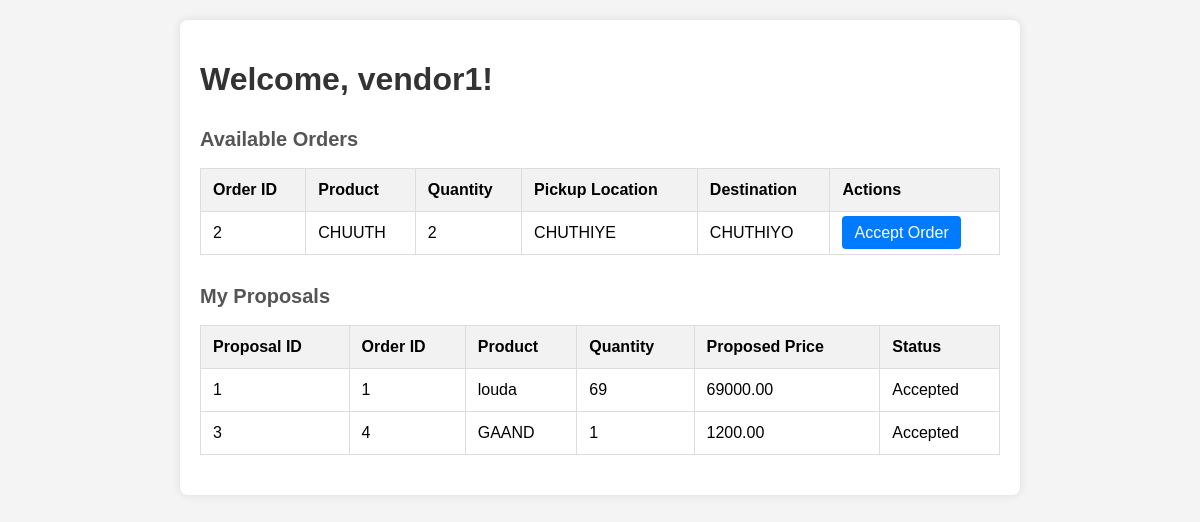
Before: /transporters/dashboard/ (signed in) with the older database file.
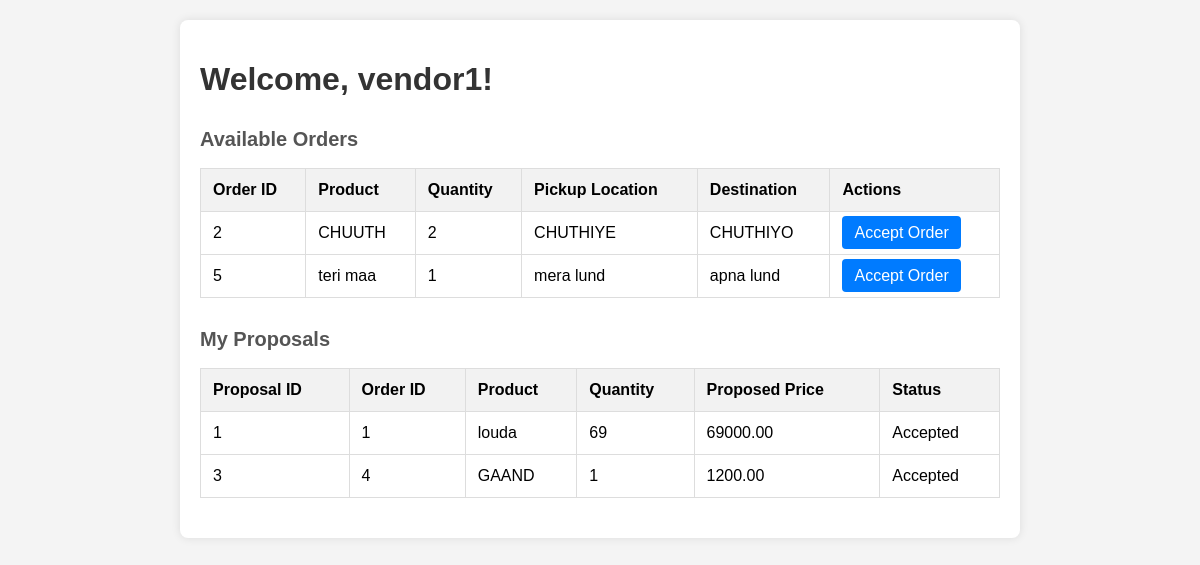
After: the same page with the newer database file.
### vendors/models.py (models this page shows, shortened)
class TransportOrder(models.Model):
    vendor = models.ForeignKey(User, on_delete=models.CASCADE, related_name='orders')
    product = models.CharField(max_length=255)
    quantity = models.PositiveIntegerField()
    pickup_location = models.CharField(max_length=255)
    destination = models.CharField(max_length=255)
    transporter = models.ForeignKey(User, on_delete=models.SET_NULL, null=True, related_name='accepted_orders', blank=True)
    quoted_price = models.DecimalField(max_digits=10, decimal_places=2, null=True, blank=True)
    status = models.CharField(max_length=50, choices=[('PENDING', 'Pending'), ('ACCEPTED', 'Accepted'), ('DECLINED', 'Declined')], default='PENDING')

class TransportProposal(models.Model):
    order = models.ForeignKey(TransportOrder, on_delete=models.CASCADE, related_name='proposals')
    transporter = models.ForeignKey(User, on_delete=models.CASCADE)
    price = models.DecimalField(max_digits=10, decimal_places=2)
    status = models.CharField(max_length=20, default='Pending')  # Can be 'Pending', 'Accepted', etc.

### transporters/views.py (the view)
# urls.py: path('dashboard/', transporter_dashboard, name='transporter_dashboard'),
@login_required
def transporter_dashboard(request):
    available_orders = TransportOrder.objects.exclude(proposals__transporter=request.user)
    my_proposals = TransportProposal.objects.filter(transporter=request.user)
    return render(request, 'transporter_dashboard.html', {
        'available_orders': available_orders,
        'my_proposals': my_proposals
    })

### templates/transporter_dashboard.html (shortened to what this page needs)
<!DOCTYPE html>
<html lang="en">
<head>
</head>
<body>
<div class="container">
    <h1>Welcome, {{ user.username }}!</h1>
    <div>
        <h2 class="section-title">Available Orders</h2>
        <table>
            <thead>
                <tr>
                    <th>Order ID</th>
                    <th>Product</th>
                    <th>Quantity</th>
                    <th>Pickup Location</th>
                    <th>Destination</th>
                    <th>Actions</th>
                </tr>
            </thead>
            <tbody>
                {% for order in available_orders %}
                <tr>
                    <td>{{ order.id }}</td>
                    <td>{{ order.product }}</td>
                    <td>{{ order.quantity }}</td>
                    <td>{{ order.pickup_location }}</td>
                    <td>{{ order.destination }}</td>
                    <td>
                        <a href="{% url 'accept_order' order.id %}" class="btn">Accept Order</a>
                    </td>
                </tr>
                {% empty %}
                <tr>
                    <td colspan="6">No available orders at the moment.</td>
                </tr>
                {% endfor %}
            </tbody>
        </table>
    </div>
    <div>
        <h2 class="section-title">My Proposals</h2>
        <table>
            <thead>
                <tr>
                    <th>Proposal ID</th>
                    <th>Order ID</th>
                    <th>Product</th>
                    <th>Quantity</th>
                    <th>Proposed Price</th>
                    <th>Status</th>
                </tr>
            </thead>
            <tbody>
                {% for proposal in my_proposals %}
                <tr>
                    <td>{{ proposal.id }}</td>
                    <td>{{ proposal.order.id }}</td>
                    <td>{{ proposal.order.product }}</td>
                    <td>{{ proposal.order.quantity }}</td>
                    <td>{{ proposal.price }}</td>
                    <td>{{ proposal.status }}</td>
                </tr>
                {% empty %}
                <tr>
                    <td colspan="6">You have not submitted any proposals yet.</td>
                </tr>
                {% endfor %}
            </tbody>
        </table>
    </div>
</div>
</body>
</html>

Changed rows visible on the page:
added TransportOrder: id "5", product "teri maa", quantity "1", pickup_location "mera lund", destination "apna lund"
